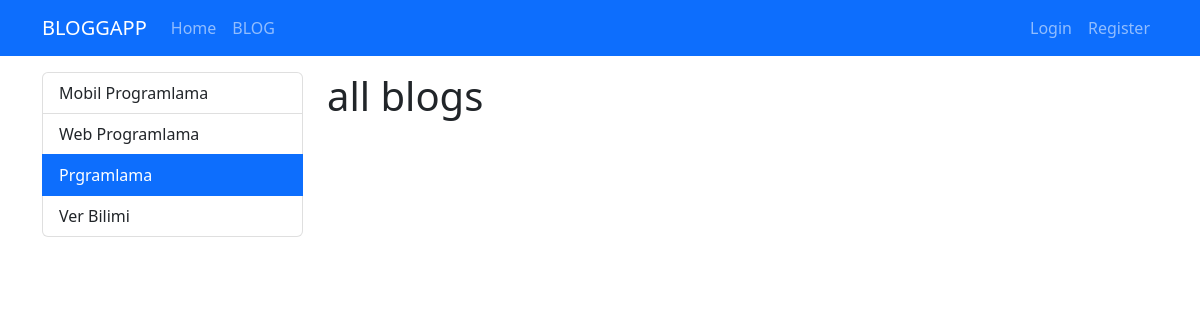
The page /category/prgramlama on the database as committed earlier.
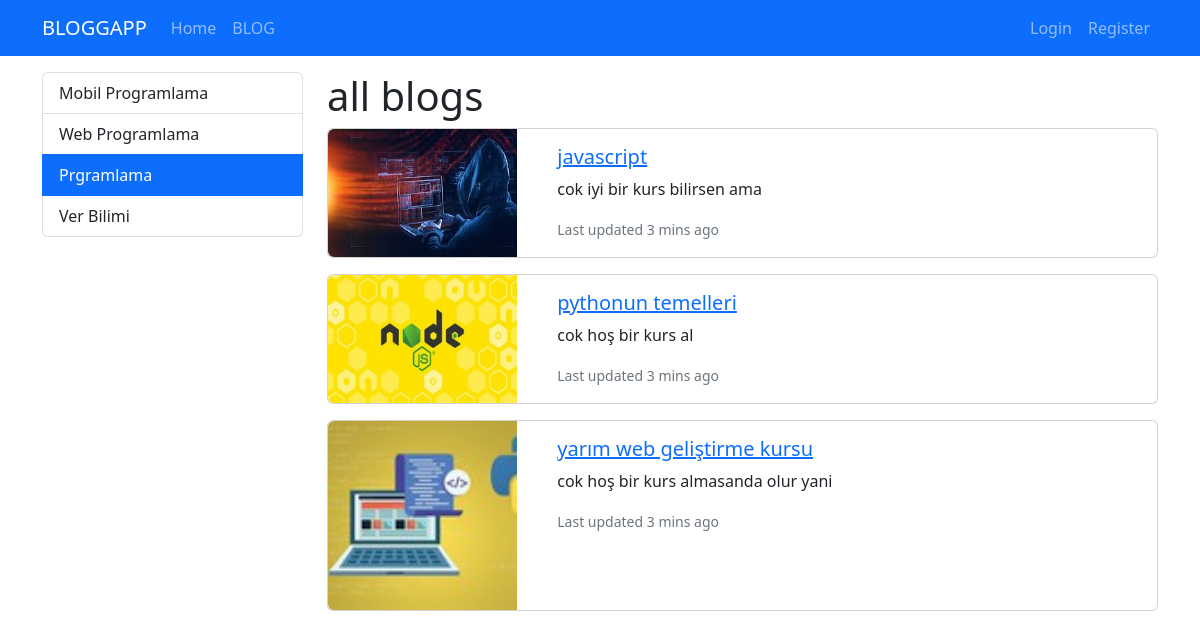
The same page on the database as committed later.
### blog/models.py (models this page shows, shortened)
class Category(models.Model):
    name=models.CharField(max_length=150)
    slug=models.SlugField(null=False,blank=True,unique=True,db_index=True,editable=False)#blank ile bos deger yazıp kayıt et dediğinde hata alıyorduk bunu engelledi artık bos kayıt edebilirsin program kendisi sug oluşturacak

class Blog(models.Model):
    title=models.CharField(max_length=200)
    image=models.ImageField(upload_to="blogs")#gerekli resimleri database de tutmak için
    description=RichTextField()#admin panelinde sana html yazabileceğin bir sayfa geliyor istersen düz bir şekildedde yazabilrisin ama
    is_active=models.BooleanField(default=False)
    is_home=models.BooleanField(default=False)
    slug=models.SlugField(null=False,blank=True,unique=True,db_index=True,editable=False)#blank ile bos deger yazıp kayıt et dediğinde hata alıyorduk bunu engelledi artık bos kayıt edebilirsin program kendisi sug oluşturacak
    categories=models.ManyToManyField(Category,blank=True)

### blog/views.py (the view)
# urls.py: path("category/<slug:slug>",views.blogs_by_category,name="blogs_by_category"),
def blogs_by_category(request,slug):
    context={
        "blogs":Category.objects.get(slug=slug).blog_set.filter(is_active=True),
        "categories":Category.objects.all(),
        "selected_category":slug
    }
    return render(request,"blog/blogs.html",context)

### blog/templates/blog/blogs.html (shortened to what this page needs)
 {%extends "base.html"%}{% comment %}base.html yi inport ediyoruz asağıdaki block lara base.hmtl deki bosluklaır dolduruyoruz {% endcomment %}
{%block content%}
    <div class="container mt-3">
        <div class="row">
            <div class="col-3">
                {%include 'paritals/categorires.html'%}
            </div>
            <div class="col-9">
                <h1>all blogs</h1>
                {%for blog in blogs%}
                    {%include 'partials/_blog.html'%}
                {%endfor%}
            </div>
        </div>
    </div>
{%endblock%}

### templates/base.html (shortened to what this page needs)
{%load static%}
<!DOCTYPE html>
<html lang="tr">
<head>
   <link rel="stylesheet" href="{% static 'blog/css/bootstrap.min.css'%}">
</head>
<body>
    {%include 'paritals/_navbar.html'%}
    {%block content%}{%endblock%}
</body>
</html>

### templates/paritals/_navbar.html
<nav class="navbar navbar-dark bg-primary navbar-expand-lg">
    <div class="container">
        <a class="navbar-brand" href="{%url 'HOME'%}">BLOGGAPP</a>
      <div class="collapse navbar-collapse" id="navbarNavDropdown">
        <ul class="navbar-nav me-auto">
          <li class="nav-item">
            <a class="nav-link " href="{%url 'HOME'%}">Home</a>
          </li>
          <li class="nav-item">
            <a class="nav-link" href="{%url 'BLOG'%}">BLOG</a>
          </li>
        </ul>
        <ul class="navbar-nav ms-auto">
          {% if user.is_authenticated %}
            <li class="nav-item">
              <a class="nav-link" href="{% url 'Logout' %}">Logout</a>
            </li>
            <li class="nav-item">
              <a class="nav-link" href="">Welcome,{{user.username}}</a>
            </li>
          {% else %}
            <li class="nav-item">
              <a class="nav-link"  href="{% url 'Login' %}">Login</a>
            </li>
            <li class="nav-item">
              <a class="nav-link" href="{% url 'Register' %}">Register</a>
            </li>
          {% endif %}
        </ul>
      </div>
    </div>
  </nav>

### templates/paritals/categorires.html (shortened to what this page needs)
<div class="list-group">
    {% for category in categories%}
        {% if category.slug == selected_category %}
            <a class="list-group-item list-group-item-action active" href="{% url 'blogs_by_category' category.slug %}">{{category.name|title}}</a>
        {% else %}
            <a class="list-group-item list-group-item-action" href="{% url 'blogs_by_category' category.slug %}">{{category.name|title}}</a>
        {% endif %}
    {% endfor %}
</div>

### blog/templates/partials/_blog.html (shortened to what this page needs)
{%load static%}
<div class="card mb-3">
    <div class="row">
      <div class="col-md-3">
        <img src="{{blog.image.url}}" class="img-fluid w-100 h-100 rounded-start" alt="">
      </div>
      <div class="col-md-9">
        <div class="card-body">
          <h5 class="card-title">
            <a href="{% url 'blog_datails' blog.slug %}" >{{blog.title}}</a>
          </h5>
          <p class="card-text">{{blog.description|striptags|slice:"0:50"}}</p>
          <p class="card-text"><small class="text-muted">Last updated 3 mins ago</small></p>
        </div>
      </div>
    </div>
</div>

Rows that differ between the two databases and show on the page:
now on this page (row edited): Blog: image (picture), title "javascript", description "cok iyi bir kurs bilirsen ama"
now on this page (row edited): Blog: image (picture), title "pythonun temelleri", description "cok hoş bir kurs al"
now on this page (row edited): Blog: image (picture), title "yarım web geliştirme kursu", description "cok hoş bir kurs almasanda olur yani"
